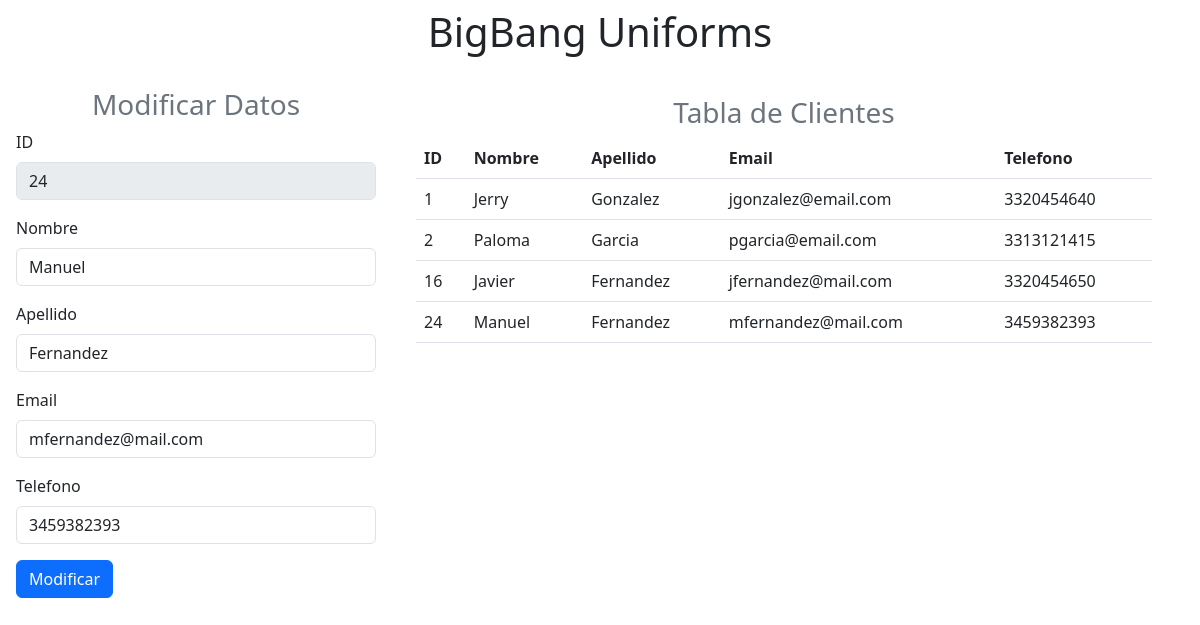
Page /view/view_edit.php?id=24 on the committed database.
### tables this page shows
CREATE TABLE `client_bbu` (
  `id` int(20) NOT NULL,
  `name` varchar(45) DEFAULT NULL,
  `last_name` varchar(45) DEFAULT NULL,
  `email` varchar(45) NOT NULL,
  `phone` varchar(15) DEFAULT NULL
);

### model/connect.php (called while the page is built, shortened)
<?php
class Connect{
    private $connector;
    public function __construct(){
        $this->connector = mysqli_connect("localhost", "root", "", "mysql_databases");
        $this->connector->set_charset("utf8");
    }
    public function connectionDataBase($sql){
        $result = mysqli_query($this->connector, $sql);
        return $result;
    }
}
?>

### controller/client_dao.php (called while the page is built, shortened)
<?php
class ClientDao{
    public function selectClient(){
        $data = array();
        $connector = new Connect();
        $result = $connector->connectionDataBase("SELECT * from client_bbu");
        if(mysqli_num_rows($result) > 0){
            while($dbdata = mysqli_fetch_assoc($result)){
                $client = new Client();
                $client->setId($dbdata["id"]);
                $client->setName($dbdata["name"]);
                $client->setLastName($dbdata["last_name"]);
                $client->setEmail($dbdata["email"]);
                $client->setPhone($dbdata["phone"]);
                array_push($data, $client);
            }
        }
        return $data;
    }
    public function selectByIdClient($id){
        $connector = new Connect();
        $result = $connector->connectionDataBase("SELECT * from client_bbu WHERE id=$id");
        if(mysqli_num_rows($result) > 0){
                $dbdata = mysqli_fetch_assoc($result);
                $client = new Client();
                $client->setId($dbdata["id"]);
                $client->setName($dbdata["name"]);
                $client->setLastName($dbdata["last_name"]);
                $client->setEmail($dbdata["email"]);
                $client->setPhone($dbdata["phone"]);
        }
        return $client;
    }
}
?>

### model/client.php (called while the page is built)
<?php
class Client{
    private $id;
    private $name;
    private $lastName;
    private $email;
    private $phone;
    public function getId()
    {
        return $this->id;
    }
    public function setId($id)
    {
        $this->id = $id;
        return $this;
    }
    public function getName()
    {
        return $this->name;
    }
    public function setName($name)
    {
        $this->name = $name;
        return $this;
    }
    public function getLastName()
    {
        return $this->lastName;
    }
    public function setLastName($lastName)
    {
        $this->lastName = $lastName;
        return $this;
    }
    public function getEmail()
    {
        return $this->email;
    }
    public function setEmail($email)
    {
        $this->email = $email;
        return $this;
    }
    public function getPhone()
    {
        return $this->phone;
    }
    public function setPhone($phone)
    {
        $this->phone = $phone;
        return $this;
    }
}
?>

### view/view_edit.php (the view, shortened to what this page needs)
<?php
include "../model/connect.php";
include "../model/client.php";
include "../controller/client_dao.php";
?>
<!DOCTYPE html>
<html lang="en">
<head>
    <link href="https://cdn.jsdelivr.net/npm/bootstrap@5.3.0-alpha1/dist/css/bootstrap.min.css" rel="stylesheet">
</head>
<body>
    <h1 class="text-center p-2">BigBang Uniforms</h1>
    <div class="container-fluid row">
        <form class="col-4 p-3" method="POST">
            <h3 class="text-center text-secondary">Modificar Datos</h3>
            <div class="mb-3">
                <label for="id" class="form-label">ID</label>
                <input type="text" class="form-control" id="id" name="id" disabled value="<?= $_GET["id"] ?>">
            </div>
            <?php
            $client = new ClientDao();
            $dbdata = $client->selectByIdClient($_GET["id"]);
            ?>
            <div class="mb-3">
                <label for="name" class="form-label">Nombre</label>
                <input type="text" class="form-control" id="name" name="name" value="<?= $dbdata->getName() ?>">
            </div>
            <div class="mb-3">
                <label for="last_name" class="form-label">Apellido</label>
                <input type="text" class="form-control" id="last_name" name="last_name" value="<?= $dbdata->getLastName() ?>">
            </div>
            <div class="mb-3">
                <label for="email" class="form-label">Email</label>
                <input type="text" class="form-control" id="email" name="email" value="<?= $dbdata->getEmail() ?>">
            </div>
            <div class="mb-3">
                <label for="phone" class="form-label">Telefono</label>
                <input type="text" class="form-control" id="phone" name="phone" value="<?= $dbdata->getPhone() ?>">
            </div>
            <button type="submit" class="btn btn-primary" name="edit_btn" value="ok">Modificar</button>
        </form>
        <div class="col-8 p-4">
        <h3 class="text-center text-secondary">Tabla de Clientes</h3>
        <table class="table">
            <thead class="bg-info">
                <tr>
                    <th scope="col">ID</th>
                    <th scope="col">Nombre</th>
                    <th scope="col">Apellido</th>
                    <th scope="col">Email</th>
                    <th scope="col">Telefono</th>
                </tr>
            </thead>
            <tbody>
                <?php
                    $client = new ClientDao();
                    $dbdata = $client->selectClient();
                    foreach($dbdata as $value) {
                ?>
                <tr>
                    <td><?= $value->getId() ?></td>
                    <td><?= $value->getName() ?></td>
                    <td><?= $value->getLastName() ?></td>
                    <td><?= $value->getEmail() ?></td>
                    <td><?= $value->getPhone() ?></td>
                </tr>
                <?php
                    }
                ?>
            </tbody>
        </table>
        </div>
    </div>
</body>
</html>

### rows in the picture
client_bbu: name "Manuel", last_name "Fernandez", email "mfernandez@mail.com", phone "3459382393", id "24"
client_bbu: id "1", name "Jerry", last_name "Gonzalez", email "jgonzalez@email.com", phone "3320454640"
client_bbu: id "2", name "Paloma", last_name "Garcia", email "pgarcia@email.com", phone "3313121415"
client_bbu: id "16", name "Javier", last_name "Fernandez", email "jfernandez@mail.com", phone "3320454650"
